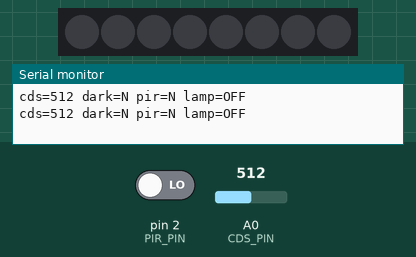
This sketch was run on a simulated Arduino Uno, built with avr-gcc and run on an emulated ATmega328P. Shown: 8 RGB LEDs in strip order, left to right, the last lines printed to the serial monitor. The test bench sets the inputs (shaded band); at power-on: A0 (CDS_PIN) = 512, pin 2 (PIR_PIN) LOW. Dim RGB values are drawn brighter than linear.

Above: at 1.2 s.
1.3 s: A0 (CDS_PIN) set to 418
2.8 s: A0 (CDS_PIN) set to 383
At 3.5 s:
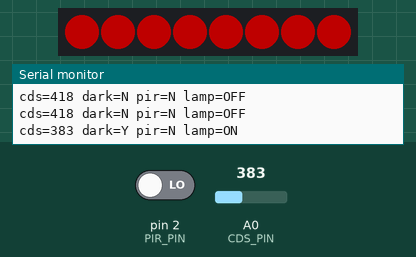
Timing chart, 0 to 14.8 s (numbered marks = the images above; inputs shaded):
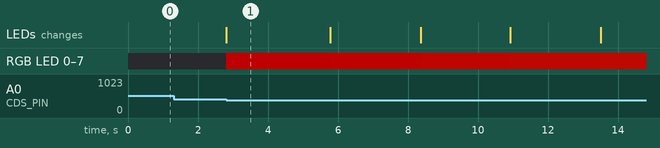

The sketch:

mood_light.ino
```cpp
#include <Adafruit_NeoPixel.h>

// ----- 핀 -----
const uint8_t NEOPIXEL_PIN = 6;
const uint8_t PIR_PIN = 2;
const uint8_t CDS_PIN = A0;

const uint16_t LED_COUNT = 8;

// WS2812B (WCMCU-2812B-8): GRB, 800kHz
Adafruit_NeoPixel strip(LED_COUNT, NEOPIXEL_PIN, NEO_GRB + NEO_KHZ800);

// ----- 동작 설정 -----
// 일반적인 분압: 5V -- CdS -- A0 -- 10kΩ -- GND
// 어두울수록 analogRead 값이 작아집니다.
// 시리얼 모니터로 cds 값을 보고 환경에 맞게 조절하세요.
const int DARK_THRESHOLD = 400;

// PIR이 LOW로 떨어진 뒤에도 이 시간(ms) 동안은 불을 유지합니다.
const unsigned long MOTION_HOLD_MS = 18000;

const uint8_t BRIGHTNESS = 80;           // 0~255 (USB 전원 부담을 줄이려면 낮게)
const unsigned long COLOR_STEP_MS = 20;  // 색 변화 속도 (작을수록 빠름)
const uint8_t HUE_STEP = 1;              // 한 프레임당 색상 진행량

uint16_t hue = 0;
unsigned long lastColorStepMs = 0;
unsigned long lastMotionMs = 0;
bool lampOn = false;

void setup() {
  pinMode(PIR_PIN, INPUT);
  strip.begin();
  strip.setBrightness(BRIGHTNESS);
  strip.clear();
  strip.show();

  Serial.begin(9600);
}

void loop() {
  const int cds = analogRead(CDS_PIN);
  const bool isDark = cds < DARK_THRESHOLD;
  const bool motion = digitalRead(PIR_PIN) == HIGH;

  if (motion) {
    lastMotionMs = millis();
  }

  const bool motionRecent = (millis() - lastMotionMs) < MOTION_HOLD_MS;
  const bool shouldLight = isDark && motionRecent;

  if (shouldLight) {
    lampOn = true;
    updateMoodColor();
  } else if (lampOn) {
    turnOff();
    lampOn = false;
  }

  static unsigned long lastPrintMs = 0;
  if (millis() - lastPrintMs >= 500) {
    lastPrintMs = millis();
    Serial.print("cds=");
    Serial.print(cds);
    Serial.print(" dark=");
    Serial.print(isDark ? "Y" : "N");
    Serial.print(" pir=");
    Serial.print(motion ? "Y" : "N");
    Serial.print(" lamp=");
    Serial.println(shouldLight ? "ON" : "OFF");
  }
}

// 빨강(0) → 초록(21845) → 파랑(43690) → 빨강, HSV 색상환을 따라 부드럽게 순환
void updateMoodColor() {
  const unsigned long now = millis();
  if (now - lastColorStepMs < COLOR_STEP_MS) {
    return;
  }
  lastColorStepMs = now;

  hue += HUE_STEP;
  const uint32_t color = strip.ColorHSV(hue);
  strip.fill(color);
  strip.show();
}

void turnOff() {
  strip.clear();
  strip.show();
}
```

Measured:
- the behaviour switches between 400 and 399 on A0 (CDS_PIN) (found by bisection; images 0 and 1)
- after the input at 2.8 s, RGB LED 0–7: off → RGB(80, 0, 0) at once, → RGB(80, 1, 0) 3.0 s later, → RGB(80, 2, 0) 2.6 s later, → RGB(80, 3, 0) 2.6 s later, … (5 changes in this stretch); the LEDs: change at once (image 1)
